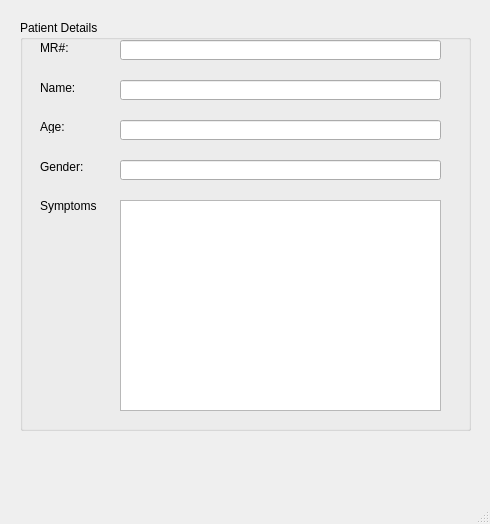
<?xml version="1.0" encoding="UTF-8"?>
<ui version="4.0">
 <class>MainWindow</class>
 <widget class="QMainWindow" name="MainWindow">
  <property name="windowModality">
   <enum>Qt::ApplicationModal</enum>
  </property>
  <property name="geometry">
   <rect>
    <x>0</x>
    <y>0</y>
    <width>490</width>
    <height>524</height>
   </rect>
  </property>
  <property name="windowTitle">
   <string>MainWindow</string>
  </property>
  <widget class="QWidget" name="centralwidget">
   <widget class="QGroupBox" name="groupBox">
    <property name="geometry">
     <rect>
      <x>20</x>
      <y>20</y>
      <width>451</width>
      <height>411</height>
     </rect>
    </property>
    <property name="title">
     <string>Patient Details</string>
    </property>
    <widget class="QLabel" name="label_2">
     <property name="geometry">
      <rect>
       <x>20</x>
       <y>60</y>
       <width>61</width>
       <height>16</height>
      </rect>
     </property>
     <property name="text">
      <string>Name:</string>
     </property>
    </widget>
    <widget class="QLineEdit" name="lineName">
     <property name="geometry">
      <rect>
       <x>100</x>
       <y>60</y>
       <width>321</width>
       <height>20</height>
      </rect>
     </property>
     <property name="readOnly">
      <bool>true</bool>
     </property>
    </widget>
    <widget class="QLabel" name="label_5">
     <property name="geometry">
      <rect>
       <x>20</x>
       <y>140</y>
       <width>47</width>
       <height>13</height>
      </rect>
     </property>
     <property name="text">
      <string>Gender:</string>
     </property>
    </widget>
    <widget class="QLabel" name="label_6">
     <property name="geometry">
      <rect>
       <x>20</x>
       <y>100</y>
       <width>47</width>
       <height>13</height>
      </rect>
     </property>
     <property name="text">
      <string>Age: </string>
     </property>
    </widget>
    <widget class="QLineEdit" name="lineAge">
     <property name="geometry">
      <rect>
       <x>100</x>
       <y>100</y>
       <width>321</width>
       <height>20</height>
      </rect>
     </property>
     <property name="readOnly">
      <bool>true</bool>
     </property>
    </widget>
    <widget class="QLineEdit" name="lineGender">
     <property name="geometry">
      <rect>
       <x>100</x>
       <y>140</y>
       <width>321</width>
       <height>20</height>
      </rect>
     </property>
     <property name="readOnly">
      <bool>true</bool>
     </property>
    </widget>
    <widget class="QLabel" name="label_9">
     <property name="geometry">
      <rect>
       <x>20</x>
       <y>170</y>
       <width>81</width>
       <height>31</height>
      </rect>
     </property>
     <property name="text">
      <string>Symptoms</string>
     </property>
    </widget>
    <widget class="QListWidget" name="listwidgetSymptoms">
     <property name="geometry">
      <rect>
       <x>100</x>
       <y>180</y>
       <width>321</width>
       <height>211</height>
      </rect>
     </property>
     <property name="selectionMode">
      <enum>QAbstractItemView::NoSelection</enum>
     </property>
    </widget>
    <widget class="QLabel" name="label_3">
     <property name="geometry">
      <rect>
       <x>20</x>
       <y>20</y>
       <width>61</width>
       <height>16</height>
      </rect>
     </property>
     <property name="text">
      <string>MR#:</string>
     </property>
    </widget>
    <widget class="QLineEdit" name="lineMR">
     <property name="geometry">
      <rect>
       <x>100</x>
       <y>20</y>
       <width>321</width>
       <height>20</height>
      </rect>
     </property>
     <property name="readOnly">
      <bool>true</bool>
     </property>
    </widget>
   </widget>
  </widget>
  <widget class="QStatusBar" name="statusbar"/>
 </widget>
 <resources/>
 <connections/>
</ui>
